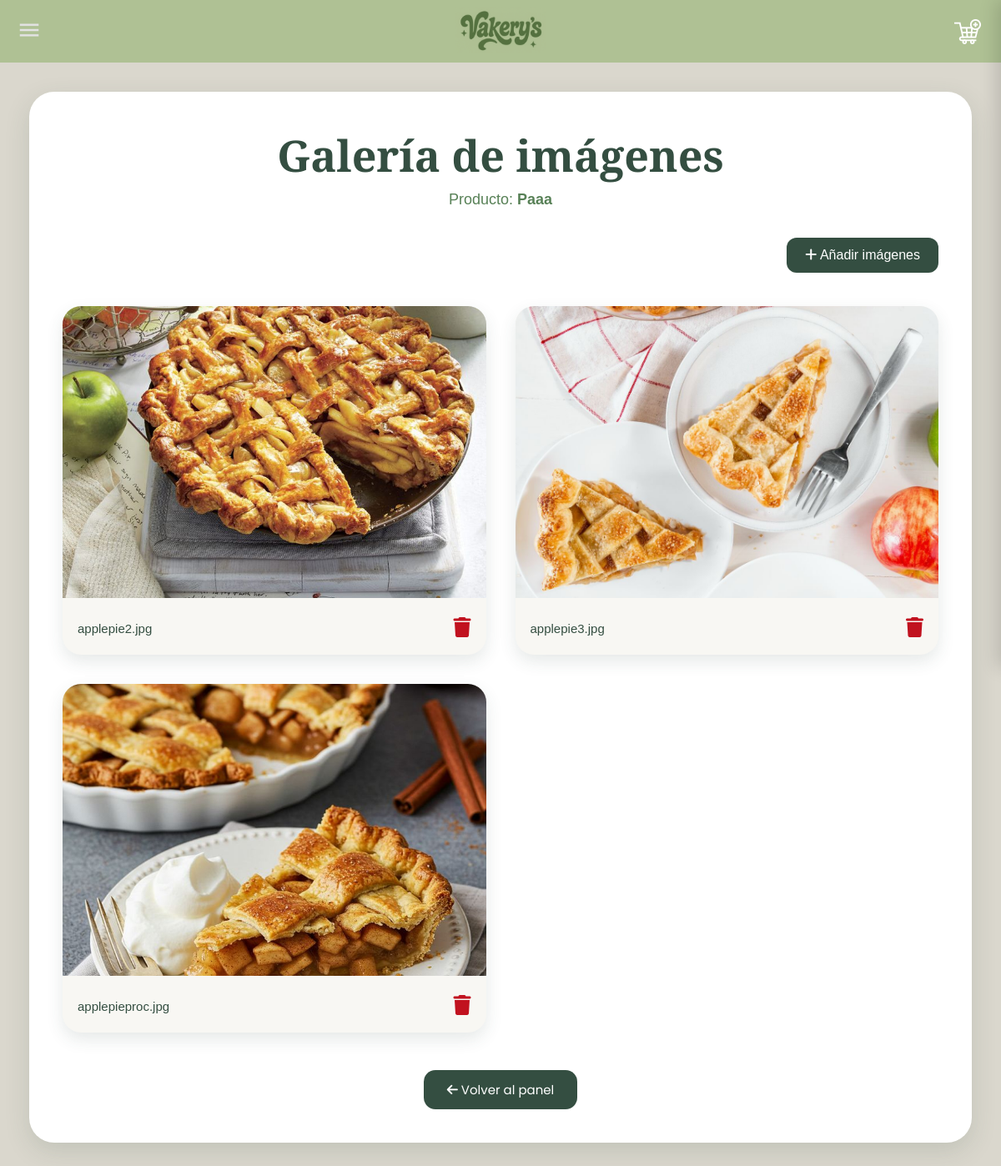
The app's page /Productos/verimagenes.php?codigo=Paaa with its own data.
### tables this page shows
CREATE TABLE imagenes (
    idImagen INT NOT NULL AUTO_INCREMENT,
    CodigoProducto VARCHAR(45) NOT NULL,
    Imagen VARCHAR(255) NOT NULL,

    PRIMARY KEY (idImagen),

    CONSTRAINT fk_imagenes_productos
    FOREIGN KEY (CodigoProducto)
    REFERENCES productos(Codigo)
    ON DELETE CASCADE
    ON UPDATE CASCADE
);

### Productos/verimagenes.php (the view, shortened to what this page needs)
<?php
$servidor = "localhost";
$usuario = "root";
$contrasena = "";
$bd = "vakerysss";
$conn = new mysqli($servidor, $usuario, $contrasena, $bd);
$conn->set_charset("utf8");
$CodigoProducto = $_GET["codigo"] ?? '';
$stmt = $conn->prepare(
    "SELECT * FROM imagenes WHERE CodigoProducto = ?"
);
$stmt->bind_param("s", $CodigoProducto);
$stmt->execute();
$resultado = $stmt->get_result();
?>
<!DOCTYPE html>
<html lang="es">
<head>
<link rel="stylesheet" href="https://cdnjs.cloudflare.com/ajax/libs/font-awesome/6.7.2/css/all.min.css">
</head>
<body>
<div class="contenedor">
<h1>Galería de imágenes</h1>
<p class="subtitulo">
Producto: <strong><?php echo htmlspecialchars($CodigoProducto, ENT_QUOTES, 'UTF-8'); ?></strong></p>
<div class="barra">
<a class="agregar" href="añadirimagen.php?codigo=<?php echo urlencode($CodigoProducto); ?>">    <i class="fa-solid fa-plus"></i> Añadir imágenes
</a>
</div>
<div class="galeria">
<?php
if($resultado->num_rows > 0){
    while($fila = $resultado->fetch_assoc()){
        echo "<div class='card'>";
       echo "<img src='imagenes/".$fila["Imagen"]."'>";
        echo "<div class='info'>";
        echo "<span class='nombre'>".basename($fila["Imagen"])."</span>";
        echo "<a class='eliminar' href='#' onclick=\"confirmarEliminar(".$fila["idImagen"].",'".$CodigoProducto."'); return false;\">
                <i class='fa-solid fa-trash'></i>
              </a>";
        echo "</div>";
        echo "</div>";
    }
}else{
    echo "<div class='sin'>
            <i class='fa-regular fa-image' style='font-size:70px;margin-bottom:15px;'></i><br>
            Este producto aún no tiene imágenes registradas.
          </div>";
}
?>
</div>
<div class="volver">
<a href="leerproductos.php">
<button>
<i class="fa-solid fa-arrow-left"></i> Volver al panel
</button>
</a>
</div>
</div>
</body>
</html>

### Productos/verimagenes.php (style rules this page uses)
* { margin:0; padding:0; box-sizing:border-box; }
body { font-family:'Poppins',sans-serif; background:#DAD7CD; padding:35px; margin-top:75px; }
.contenedor { max-width:1450px; margin:auto; background:white; border-radius:30px; padding:40px; box-shadow:0 10px 30px rgba(52,78,65,.15); }
h1 { text-align:center; font-family:'Cormorant Garamond',serif; color:#344E41; font-size:52px; margin-bottom:8px; }
.subtitulo { text-align:center; color:#588157; font-size:18px; margin-bottom:35px; }
.barra { display:flex; justify-content:space-between; align-items:center; margin-bottom:40px; }
.agregar { background:#344E41; color:white; text-decoration:none; padding:12px 22px; border-radius:12px; transition:.3s; font-weight:500; }
.galeria { display:grid; grid-template-columns:repeat(auto-fill,minmax(360px,1fr)); gap:35px; }
.card { background:#F8F7F3; border-radius:22px; overflow:hidden; box-shadow:0 8px 20px rgba(52,78,65,.12); transition:.3s; }
.card img { width:100%; height:350px; object-fit:cover; }
.info { display:flex; justify-content:space-between; align-items:center; padding:18px; }
.nombre { color:#344E41; font-weight:500; font-size:15px; word-break:break-word; }
.eliminar { color:#C1121F; font-size:24px; transition:.3s; cursor:pointer; }
.volver { display:flex; justify-content:center; margin-top:45px; }
.volver button { border:none; background:#344E41; color:white; padding:12px 28px; border-radius:14px; cursor:pointer; font-size:15px; font-family:'Poppins',sans-serif; transition:.3s; }

### headers/headeruser.php (style rules this page uses)
* { margin:0; padding:0; box-sizing:border-box; }
body { font-family:'Raleway',sans-serif; }

### records on screen
imagenes: Imagen (picture), Imagen "applepie2.jpg"
imagenes: Imagen (picture), Imagen "applepie3.jpg"
imagenes: Imagen (picture), Imagen "applepieproc.jpg"

### other values on screen
$CodigoProducto "Paaa"
